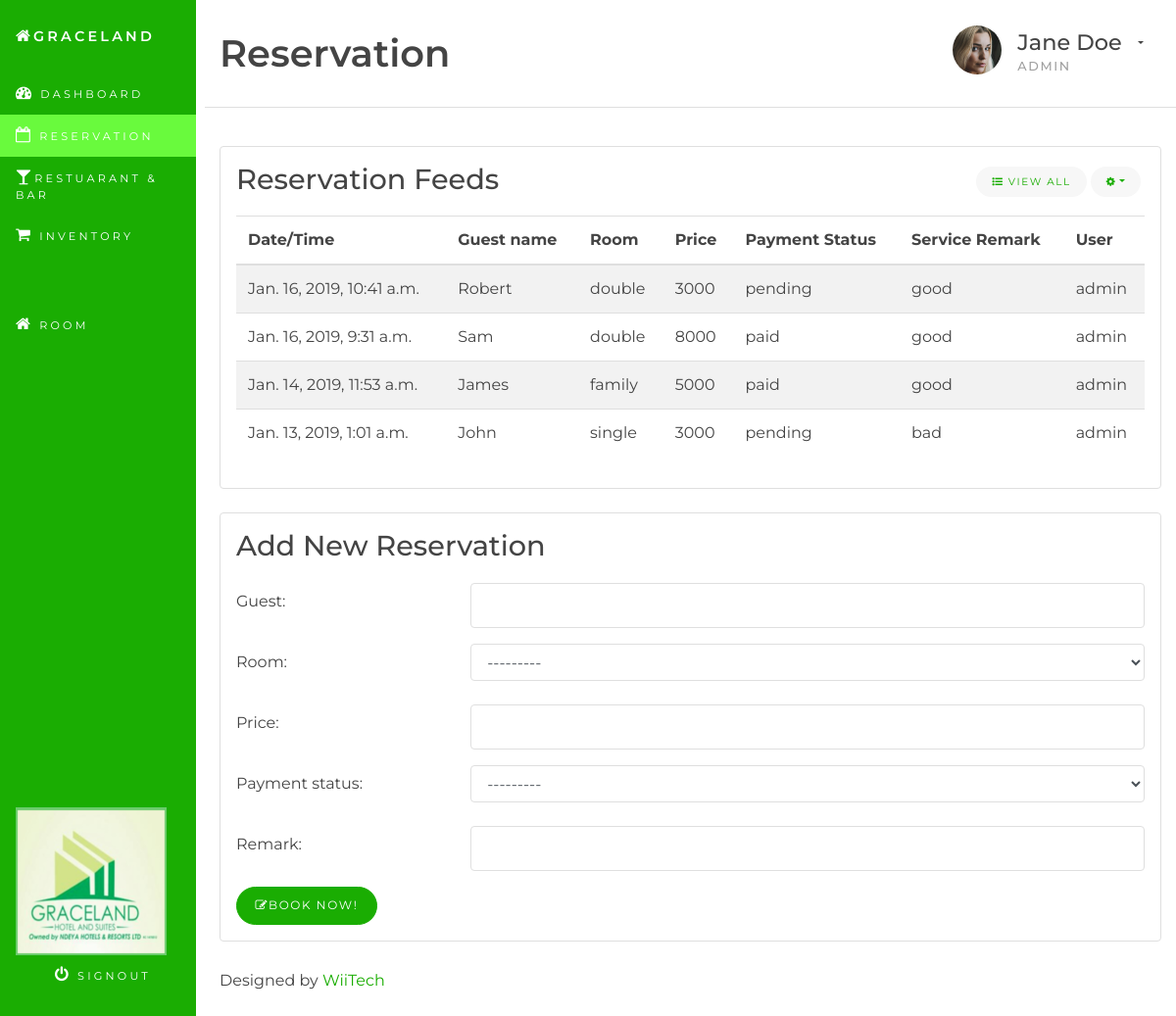
/reservation/ (signed in), run on the app's committed database.
### hms/models.py (models this page shows, shortened)
class Reservation(models.Model):
    ROOM_CHOICES = (
        ('comfort 1', 'Comfort 1'),
        ('comfort 2', 'Comfort 2'),
        ('comfort 3', 'Comfort 3'),
        ('standard', 'Standard'),
        ('superior', 'Superior'),
        ('standard superior', 'Standard Superior '),
        ('classic superior', 'Classic Superior'),
        ('executives suites', 'Executives Suites'),
    )
    PAYMENT_CHOICES = (
        ('paid', 'Paid'),
        ('pending', 'Pending'),
    )
    time = models.DateTimeField(auto_now_add=True)
    guest = models.CharField(max_length=100)
    room = models.CharField(max_length=20, choices=ROOM_CHOICES)
    price = models.IntegerField()
    payment_status = models.CharField(max_length=20, choices=PAYMENT_CHOICES)
    remark = models.CharField(max_length=100)
    user = models.ForeignKey(User, on_delete=models.CASCADE)
    class Meta:
        ordering = ('-time',)

### hms/views.py (the view)
# urls.py: path('reservation/', views.reservation, name='reservation'),
@login_required
def reservation(request):
    all_reservations = Reservation.objects.all()
    if request.method == 'POST':
        form = ReservationForm(request.POST)
        if form.is_valid():
            reservation = form.save(commit=False)
            reservation.user = request.user
            reservation.save()
    form = ReservationForm()
    return render(request, 'hms/reservation.html', {'form': form, 'all_reservations': all_reservations})

### hms/forms.py
class ReservationForm(forms.ModelForm):
    class Meta:
        model = Reservation
        exclude = ('time', 'user')
    def __init__(self, *args, **kwargs):
        super(ReservationForm, self).__init__(*args, **kwargs)
        for fname, f in self.fields.items():
            f.widget.attrs['class'] = 'form-control'

### hms/templates/hms/reservation.html (shortened to what this page needs)
{% extends 'base.html' %}
{% block content %}
<div class="container-fluid" id="wrapper">
	<div class="row">
		{% include 'hms/reservation/reservation_nav.html' %}
		<main class="col-xs-12 col-sm-8 col-lg-9 col-xl-10 pt-3 pl-4 ml-auto">
			{% include 'hms/reservation/reservation_head.html' %}
			<section class="row">
				<div class="col-sm-12">
					{% include 'hms/reservation/reservation_display.html' %}
					{% include 'hms/reservation/reservation_form.html' %}
					{% include 'hms/footer.html' %}
				</div>
			</section>
		</main>
	</div>
</div>
{% endblock content %}

### hms/templates/hms/reservation/reservation_display.html (shortened to what this page needs)
<section class="row">
    <div class="col-md-12 col-lg-12">
        <div class="card mb-4">
            <div class="card-block">
                <h3 class="card-title">Reservation Feeds</h3>
                <div class="dropdown card-title-btn-container">
                    <button class="btn btn-sm btn-subtle" type="button"><em class="fa fa-list-ul"></em> View All</button>
                    <button class="btn btn-sm btn-subtle dropdown-toggle" type="button" data-toggle="dropdown" aria-haspopup="true" aria-expanded="false"><em class="fa fa-cog"></em></button>
                </div>
                <div class="table-responsive">
                    <table class="table table-striped">
                        <thead>
                            <tr>
                                <th>Date/Time</th>
                                <th>Guest name</th>
                                <th>Room</th>
                                <th>Price</th>
                                <th>Payment Status</th>
                                <th>Service Remark</th>
                                <th>User</th>
                            </tr>
                        </thead>
                        <tbody>
                            {% for reservation in all_reservations %}
                                <tr>
                                    <td>{{ reservation.time }}</td>
                                    <td>{{ reservation.guest }}</td>
                                    <td>{{ reservation.room }}</td>
                                    <td>{{ reservation.price }}</td>
                                    <td>{{ reservation.payment_status }}</td>
                                    <td>{{ reservation.remark }}</td>
                                    <td>{{ reservation.user }}</td>
                                </tr>
                            {% endfor %}
                        </tbody>
                    </table>
                </div>
            </div>
        </div>
    </div>
</section>

### hms/static/css/style.css (style rules this page uses)
body { background-color: #ffffff; font-family: "Montserrat", "Helvetica Neue", Helvetica, Arial, sans-serif; font-size: 1rem; color: #444444; }
h3, h4, h5, h6 { font-family: "Montserrat", "Helvetica Neue", Helvetica, Arial, sans-serif; }
h3 { font-family: "Montserrat", "Helvetica Neue", Helvetica, Arial, sans-serif; font-size: 1.8rem; font-weight: 500; }
.btn { border-radius: 499rem; text-transform: uppercase; letter-spacing: .1rem; font-size: .75rem; padding: .6rem 1.15rem; cursor: pointer; }
.btn-sm { font-size: .65rem; padding: .5rem 1rem; }
.btn-subtle { border: none; background: #f7f7f7; color: #1aad02; -webkit-appearance: none; cursor: pointer; }
.card { background-color: #ffffff; border: 1px solid #dfdfdf; }
.card-block { padding: 1rem; }
.card-title { padding-bottom: .25rem; margin-bottom: 1rem; }
.card-title-btn-container { position: absolute; top: 1.25rem; right: 1.25rem; list-style: none; }
.form-control { border: 1px solid #dfdfdf; background-color: #ffffff; box-shadow: none; }
input.form-control { height: 46px; }
table, td, tr, th, thead { border-color: #dfdfdf !important; }

### data on the page
Reservation: time "Jan. 16, 2019, 10:41 a.m.", guest "Robert", room "double", price "3000", payment_status "pending", remark "good", user "admin"
Reservation: time "Jan. 16, 2019, 9:31 a.m.", guest "Sam", room "double", price "8000", payment_status "paid", remark "good", user "admin"
Reservation: time "Jan. 14, 2019, 11:53 a.m.", guest "James", room "family", price "5000", payment_status "paid", remark "good", user "admin"
Reservation: time "Jan. 13, 2019, 1:01 a.m.", guest "John", room "single", price "3000", payment_status "pending", remark "bad", user "admin"

### other printed values
{{ field.label_tag }} "Guest:" "Room:" "Price:" "Payment status:" "Remark:"
